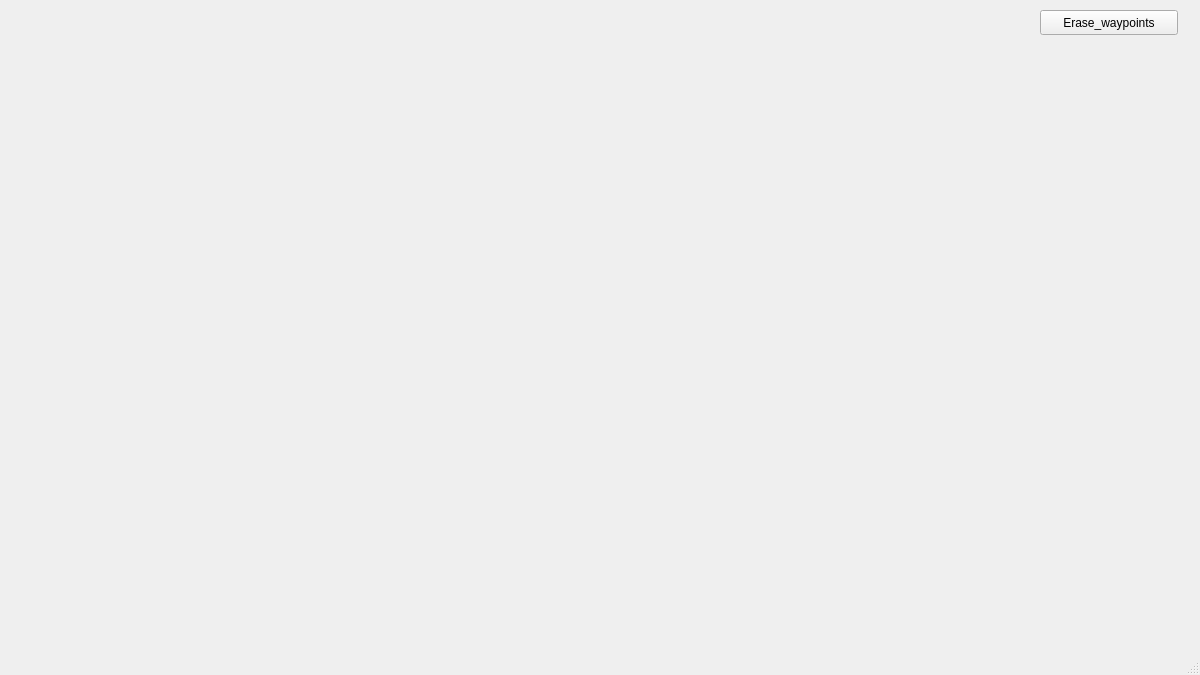
<?xml version="1.0" encoding="UTF-8"?>
<ui version="4.0">
 <class>MainWindow</class>
 <widget class="QMainWindow" name="MainWindow">
  <property name="geometry">
   <rect>
    <x>0</x>
    <y>0</y>
    <width>1200</width>
    <height>675</height>
   </rect>
  </property>
  <property name="windowTitle">
   <string>MainWindow</string>
  </property>
  <widget class="QWidget" name="centralwidget">
   <widget class="QPushButton" name="btn_erase_waypoints">
    <property name="geometry">
     <rect>
      <x>1040</x>
      <y>10</y>
      <width>138</width>
      <height>25</height>
     </rect>
    </property>
    <property name="text">
     <string>Erase_waypoints</string>
    </property>
   </widget>
  </widget>
  <widget class="QMenuBar" name="menubar">
   <property name="geometry">
    <rect>
     <x>0</x>
     <y>0</y>
     <width>1200</width>
     <height>22</height>
    </rect>
   </property>
  </widget>
  <widget class="QStatusBar" name="statusbar"/>
 </widget>
 <resources/>
 <connections/>
</ui>
